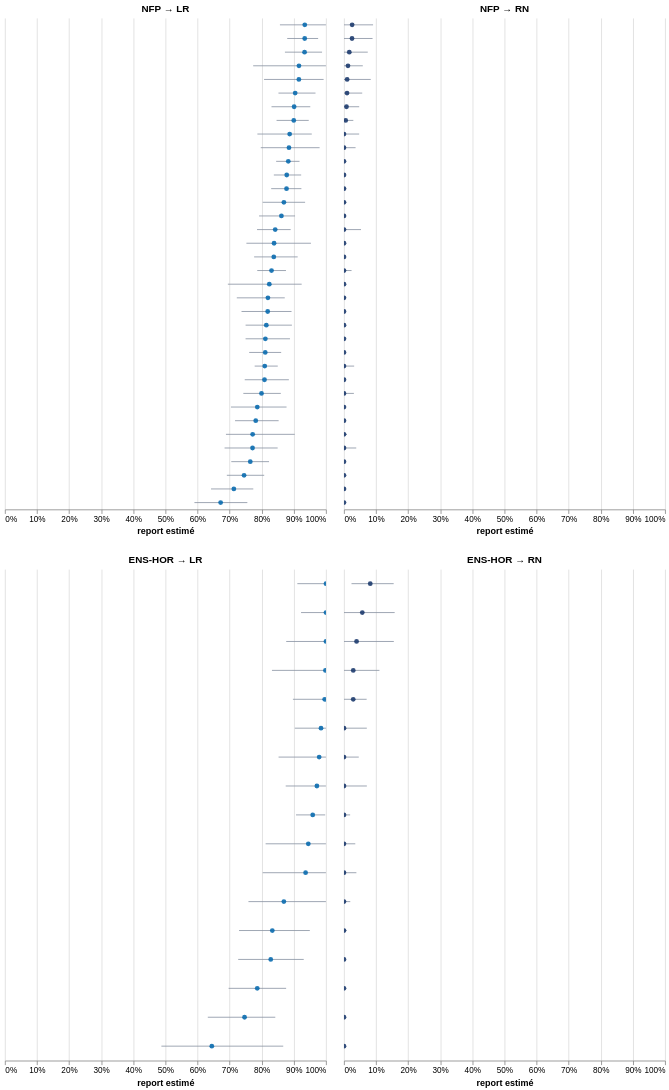

Notebook cell for this chart:
### Markdown cell above
### Duels LR / RN — reports des électeurs NFP et ENS-HOR

### Code cell
duels_lr_rn = paires(df.filter(pl.col("configuration") == "LR / RN"))
panneaux(duels_lr_rn, cand, ["NFP → LR", "NFP → RN", "ENS-HOR → LR", "ENS-HOR → RN"])

### Figure 1 — Vega-Lite specification as saved in the notebook (floating-point values rounded to 4 significant figures)
{"config": {"view": {"continuousWidth": 300, "continuousHeight": 300, "stroke": null}}, "vconcat": [{"hconcat": [{"layer": [{"mark": {"type": "rule", "color": "#8a93a3", "strokeWidth": 1}, "encoding": {"x": {"field": "stabilite_bas", "scale": {"domain": [0, 1]}, "title": "report estimé", "type": "quantitative"}, "x2": {"field": "stabilite_haut"}, "y": {"axis": null, "field": "rang", "scale": {"domain": [0, 1]}, "type": "quantitative"}}, "name": "view_0999d8602ec4b060_0"}, {"mark": {"type": "circle", "opacity": 0.9, "size": 34}, "encoding": {"color": {"field": "coul", "legend": null, "scale": null, "type": "nominal"}, "x": {"axis": {"format": "%"}, "field": "report", "type": "quantitative"}, "y": {"axis": null, "field": "rang", "scale": {"domain": [0, 1]}, "type": "quantitative"}}}, {"mark": {"type": "circle", "opacity": 0, "size": 260}, "encoding": {"tooltip": [{"field": "circonscription", "title": "Circ.", "type": "nominal"}, {"field": "candidat", "title": "Candidat·e", "type": "nominal"}, {"field": "report", "format": ".0%", "title": "Report", "type": "quantitative"}, {"field": "stabilite_bas", "format": ".0%", "title": "Plage basse", "type": "quantitative"}, {"field": "stabilite_haut", "format": ".0%", "title": "Plage haute", "type": "quantitative"}], "x": {"field": "report", "type": "quantitative"}, "y": {"axis": null, "field": "rang", "scale": {"domain": [0, 1]}, "type": "quantitative"}}}], "data": {"name": "data-32d940c174296717bddc308fb250a754"}, "height": 600, "title": {"text": "NFP → LR", "fontSize": 12}, "width": 392.0}, {"layer": [{"mark": {"type": "rule", "color": "#8a93a3", "strokeWidth": 1}, "encoding": {"x": {"field": "stabilite_bas", "scale": {"domain": [0, 1]}, "title": "report estimé", "type": "quantitative"}, "x2": {"field": "stabilite_haut"}, "y": {"axis": null, "field": "rang", "scale": {"domain": [0, 1]}, "type": "quantitative"}}, "name": "view_6bfa71de4cb7f9ad_0"}, {"mark": {"type": "circle", "opacity": 0.9, "size": 34}, "encoding": {"color": {"field": "coul", "legend": null, "scale": null, "type": "nominal"}, "x": {"axis": {"format": "%"}, "field": "report", "type": "quantitative"}, "y": {"axis": null, "field": "rang", "scale": {"domain": [0, 1]}, "type": "quantitative"}}}, {"mark": {"type": "circle", "opacity": 0, "size": 260}, "encoding": {"tooltip": [{"field": "circonscription", "title": "Circ.", "type": "nominal"}, {"field": "candidat", "title": "Candidat·e", "type": "nominal"}, {"field": "report", "format": ".0%", "title": "Report", "type": "quantitative"}, {"field": "stabilite_bas", "format": ".0%", "title": "Plage basse", "type": "quantitative"}, {"field": "stabilite_haut", "format": ".0%", "title": "Plage haute", "type": "quantitative"}], "x": {"field": "report", "type": "quantitative"}, "y": {"axis": null, "field": "rang", "scale": {"domain": [0, 1]}, "type": "quantitative"}}}], "data": {"name": "data-4c637d28c6f6255a2724afdb4b41a67f"}, "height": 600, "title": {"text": "NFP → RN", "fontSize": 12}, "width": 392.0}]}, {"hconcat": [{"layer": [{"mark": {"type": "rule", "color": "#8a93a3", "strokeWidth": 1}, "encoding": {"x": {"field": "stabilite_bas", "scale": {"domain": [0, 1]}, "title": "report estimé", "type": "quantitative"}, "x2": {"field": "stabilite_haut"}, "y": {"axis": null, "field": "rang", "scale": {"domain": [0, 1]}, "type": "quantitative"}}, "name": "view_b15ec8f5ba67fed7_0"}, {"mark": {"type": "circle", "opacity": 0.9, "size": 34}, "encoding": {"color": {"field": "coul", "legend": null, "scale": null, "type": "nominal"}, "x": {"axis": {"format": "%"}, "field": "report", "type": "quantitative"}, "y": {"axis": null, "field": "rang", "scale": {"domain": [0, 1]}, "type": "quantitative"}}}, {"mark": {"type": "circle", "opacity": 0, "size": 260}, "encoding": {"tooltip": [{"field": "circonscription", "title": "Circ.", "type": "nominal"}, {"field": "candidat", "title": "Candidat·e", "type": "nominal"}, {"field": "report", "format": ".0%", "title": "Report", "type": "quantitative"}, {"field": "stabilite_bas", "format": ".0%", "title": "Plage basse", "type": "quantitative"}, {"field": "stabilite_haut", "format": ".0%", "title": "Plage haute", "type": "quantitative"}], "x": {"field": "report", "type": "quantitative"}, "y": {"axis": null, "field": "rang", "scale": {"domain": [0, 1]}, "type": "quantitative"}}}], "data": {"name": "data-b0b527a778eb9181506a788773a03975"}, "height": 600, "title": {"text": "ENS-HOR → LR", "fontSize": 12}, "width": 392.0}, {"layer": [{"mark": {"type": "rule", "color": "#8a93a3", "strokeWidth": 1}, "encoding": {"x": {"field": "stabilite_bas", "scale": {"domain": [0, 1]}, "title": "report estimé", "type": "quantitative"}, "x2": {"field": "stabilite_haut"}, "y": {"axis": null, "field": "rang", "scale": {"domain": [0, 1]}, "type": "quantitative"}}, "name": "view_17f0c4f3c91c0296_0"}, {"mark": {"type": "circle", "opacity": 0.9, "size": 34}, "encoding": {"color": {"field": "coul", "legend": null, "scale": null, "type": "nominal"}, "x": {"axis": {"format": "%"}, "field": "report", "type": "quantitative"}, "y": {"axis": null, "field": "rang", "scale": {"domain": [0, 1]}, "type": "quantitative"}}}, {"mark": {"type": "circle", "opacity": 0, "size": 260}, "encoding": {"tooltip": [{"field": "circonscription", "title": "Circ.", "type": "nominal"}, {"field": "candidat", "title": "Candidat·e", "type": "nominal"}, {"field": "report", "format": ".0%", "title": "Report", "type": "quantitative"}, {"field": "stabilite_bas", "format": ".0%", "title": "Plage basse", "type": "quantitative"}, {"field": "stabilite_haut", "format": ".0%", "title": "Plage haute", "type": "quantitative"}], "x": {"field": "report", "type": "quantitative"}, "y": {"axis": null, "field": "rang", "scale": {"domain": [0, 1]}, "type": "quantitative"}}}], "data": {"name": "data-e9c63766ac2d7b064aa6abc6e72ec4ec"}, "height": 600, "title": {"text": "ENS-HOR → RN", "fontSize": 12}, "width": 392.0}]}], "params": [{"name": "zoom0", "select": {"type": "interval", "encodings": ["x", "y"]}, "bind": "scales", "views": ["view_0999d8602ec4b060_0"]}, {"name": "zoom1", "select": {"type": "interval", "encodings": ["x", "y"]}, "bind": "scales", "views": ["view_6bfa71de4cb7f9ad_0"]}, {"name": "zoom2", "select": {"type": "interval", "encodings": ["x", "y"]}, "bind": "scales", "views": ["view_b15ec8f5ba67fed7_0"]}, {"name": "zoom3", "select": {"type": "interval", "encodings": ["x", "y"]}, "bind": "scales", "views": ["view_17f0c4f3c91c0296_0"]}], "spacing": 24, "$schema": "https://vega.github.io/schema/vega-lite/v6.4.1.json", "datasets": {"data-32d940c174296717bddc308fb250a754": [{"circonscription": "01-01", "candidat": "BRETON Xavier", "report": 0.8997, "stabilite_bas": 0.8462, "stabilite_haut": 0.9463, "paire": "NFP → LR", "rang": 0.7917, "coul": "#0a6cb0"}, {"circonscription": "02-02", "candidat": "DIVE Julien", "report": 0.8384, "stabilite_bas": 0.7522, "stabilite_haut": 0.9532, "paire": "NFP → LR", "rang": 0.5417, "coul": "#0a6cb0"}, {"circonscription": "03-03", "candidat": "RAY Nicolas", "report": 0.7861, "stabilite_bas": 0.7041, "stabilite_haut": 0.8772, "paire": "NFP → LR", "rang": 0.2083, "coul": "#0a6cb0"}, {"circonscription": "06-07", "candidat": "PAUGET Eric", "report": 0.8613, "stabilite_bas": 0.7917, "stabilite_haut": 0.9038, "paire": "NFP → LR", "rang": 0.5972, "coul": "#0a6cb0"}, {"circonscription": "06-08", "candidat": "MARTIN Alexandra", "report": 0.8192, "stabilite_bas": 0.7223, "stabilite_haut": 0.8717, "paire": "NFP → LR", "rang": 0.4306, "coul": "#0a6cb0"}, {"circonscription": "06-09", "candidat": "TABAROT Michèle", "report": 0.9008, "stabilite_bas": 0.8304, "stabilite_haut": 0.9511, "paire": "NFP → LR", "rang": 0.8194, "coul": "#0a6cb0"}, {"circonscription": "10-02", "candidat": "BAZIN-MALGRAS Valérie", "report": 0.8185, "stabilite_bas": 0.737, "stabilite_haut": 0.8927, "paire": "NFP → LR", "rang": 0.4028, "coul": "#0a6cb0"}, {"circonscription": "19-02", "candidat": "MEUNIER Frédérique", "report": 0.8109, "stabilite_bas": 0.7609, "stabilite_haut": 0.8605, "paire": "NFP → LR", "rang": 0.3194, "coul": "#0a6cb0"}, {"circonscription": "21-04", "candidat": "BRIGAND Hubert", "report": 0.8826, "stabilite_bas": 0.8448, "stabilite_haut": 0.9176, "paire": "NFP → LR", "rang": 0.7083, "coul": "#0a6cb0"}, {"circonscription": "22-03", "candidat": "LE FUR Corentin", "report": 0.8113, "stabilite_bas": 0.7496, "stabilite_haut": 0.8879, "paire": "NFP → LR", "rang": 0.3472, "coul": "#0a6cb0"}, {"circonscription": "25-05", "candidat": "GENEVARD Annie", "report": 0.8848, "stabilite_bas": 0.7969, "stabilite_haut": 0.9802, "paire": "NFP → LR", "rang": 0.7361, "coul": "#0a6cb0"}, {"circonscription": "28-02", "candidat": "MARLEIX Olivier", "report": 0.9041, "stabilite_bas": 0.852, "stabilite_haut": 0.9674, "paire": "NFP → LR", "rang": 0.8472, "coul": "#0a6cb0"}, {"circonscription": "38-07", "candidat": "NEUDER Yannick", "report": 0.934, "stabilite_bas": 0.8566, "stabilite_haut": 1.0, "paire": "NFP → LR", "rang": 0.9861, "coul": "#0a6cb0"}, {"circonscription": "39-02", "candidat": "DALLOZ Marie-Christine", "report": 0.7642, "stabilite_bas": 0.7051, "stabilite_haut": 0.8226, "paire": "NFP → LR", "rang": 0.09722, "coul": "#0a6cb0"}, {"circonscription": "39-03", "candidat": "GRUET Justine", "report": 0.8093, "stabilite_bas": 0.778, "stabilite_haut": 0.8498, "paire": "NFP → LR", "rang": 0.2917, "coul": "#0a6cb0"}, {"circonscription": "42-04", "candidat": "BONNET Sylvie", "report": 0.8771, "stabilite_bas": 0.8294, "stabilite_haut": 0.9234, "paire": "NFP → LR", "rang": 0.6528, "coul": "#0a6cb0"}, {"circonscription": "42-06", "candidat": "TAITE Jean-Pierre", "report": 0.8375, "stabilite_bas": 0.7762, "stabilite_haut": 0.9118, "paire": "NFP → LR", "rang": 0.5139, "coul": "#0a6cb0"}, {"circonscription": "43-01", "candidat": "WAUQUIEZ Laurent", "report": 0.6719, "stabilite_bas": 0.5903, "stabilite_haut": 0.7551, "paire": "NFP → LR", "rang": 0.01389, "coul": "#0a6cb0"}, {"circonscription": "43-02", "candidat": "VIGIER Jean-Pierre", "report": 0.7813, "stabilite_bas": 0.7168, "stabilite_haut": 0.8526, "paire": "NFP → LR", "rang": 0.1806, "coul": "#0a6cb0"}, {"circonscription": "49-03", "candidat": "BLIN Anne-Laure", "report": 0.7449, "stabilite_bas": 0.6913, "stabilite_haut": 0.8076, "paire": "NFP → LR", "rang": 0.06944, "coul": "#0a6cb0"}, {"circonscription": "54-04", "candidat": "BAZIN Thibault", "report": 0.8778, "stabilite_bas": 0.8376, "stabilite_haut": 0.9227, "paire": "NFP → LR", "rang": 0.6806, "coul": "#0a6cb0"}, {"circonscription": "57-04", "candidat": "DI FILIPPO Fabien", "report": 0.8235, "stabilite_bas": 0.6944, "stabilite_haut": 0.9243, "paire": "NFP → LR", "rang": 0.4583, "coul": "#0a6cb0"}, {"circonscription": "57-05", "candidat": "SEITLINGER Vincent", "report": 0.9159, "stabilite_bas": 0.7733, "stabilite_haut": 1.0, "paire": "NFP → LR", "rang": 0.9028, "coul": "#0a6cb0"}, {"circonscription": "60-01", "candidat": "HABERT-DASSAULT Victor", "report": 0.8086, "stabilite_bas": 0.747, "stabilite_haut": 0.8845, "paire": "NFP → LR", "rang": 0.2639, "coul": "#0a6cb0"}, {"circonscription": "62-07", "candidat": "DUMONT Pierre-Henri", "report": 0.9338, "stabilite_bas": 0.8793, "stabilite_haut": 0.9756, "paire": "NFP → LR", "rang": 0.9583, "coul": "#0a6cb0"}, {"circonscription": "67-07", "candidat": "HETZEL Patrick", "report": 0.7716, "stabilite_bas": 0.6885, "stabilite_haut": 0.9027, "paire": "NFP → LR", "rang": 0.1528, "coul": "#0a6cb0"}, {"circonscription": "68-04", "candidat": "SCHELLENBERGER Raphaël", "report": 0.7993, "stabilite_bas": 0.7427, "stabilite_haut": 0.8593, "paire": "NFP → LR", "rang": 0.2361, "coul": "#0a6cb0"}, {"circonscription": "71-02", "candidat": "CORNELOUP Josiane", "report": 0.8304, "stabilite_bas": 0.786, "stabilite_haut": 0.8755, "paire": "NFP → LR", "rang": 0.4861, "coul": "#0a6cb0"}, {"circonscription": "73-02", "candidat": "ROLLAND Vincent", "report": 0.869, "stabilite_bas": 0.8029, "stabilite_haut": 0.935, "paire": "NFP → LR", "rang": 0.625, "coul": "#0a6cb0"}, {"circonscription": "73-03", "candidat": "BONNIVARD Emilie", "report": 0.8419, "stabilite_bas": 0.7853, "stabilite_haut": 0.8901, "paire": "NFP → LR", "rang": 0.5694, "coul": "#0a6cb0"}, {"circonscription": "74-04", "candidat": "DUBY-MULLER Virginie", "report": 0.8869, "stabilite_bas": 0.7864, "stabilite_haut": 0.9558, "paire": "NFP → LR", "rang": 0.7639, "coul": "#0a6cb0"}, {"circonscription": "77-03", "candidat": "THIERIOT Jean-Louis", "report": 0.9333, "stabilite_bas": 0.8722, "stabilite_haut": 0.9879, "paire": "NFP → LR", "rang": 0.9306, "coul": "#0a6cb0"}, {"circonscription": "77-04", "candidat": "PERIGAULT Isabelle", "report": 0.8142, "stabilite_bas": 0.7496, "stabilite_haut": 0.8939, "paire": "NFP → LR", "rang": 0.375, "coul": "#0a6cb0"}, {"circonscription": "80-03", "candidat": "MAQUET Emmanuel", "report": 0.7131, "stabilite_bas": 0.642, "stabilite_haut": 0.7737, "paire": "NFP → LR", "rang": 0.04167, "coul": "#0a6cb0"}, {"circonscription": "88-04", "candidat": "GAULTIER Jean-Jacques", "report": 0.7713, "stabilite_bas": 0.6842, "stabilite_haut": 0.8496, "paire": "NFP → LR", "rang": 0.125, "coul": "#0a6cb0"}, {"circonscription": "90-01", "candidat": "BOUCARD Ian", "report": 0.9156, "stabilite_bas": 0.8072, "stabilite_haut": 0.9926, "paire": "NFP → LR", "rang": 0.875, "coul": "#0a6cb0"}], "data-4c637d28c6f6255a2724afdb4b41a67f": [{"circonscription": "01-01", "candidat": "MAÎTRE Christophe", "report": 1.027e-10, "stabilite_bas": 3.091e-12, "stabilite_haut": 2.669e-10, "paire": "NFP → RN", "rang": 0.375, "coul": "#1d3b6e"}, {"circonscription": "02-02", "candidat": "TORRE Philippe", "report": 1.459e-10, "stabilite_bas": 1.659e-11, "stabilite_haut": 0.000239, "paire": "NFP → RN", "rang": 0.4583, "coul": "#1d3b6e"}, {"circonscription": "03-03", "candidat": "QUENEY Rémy", "report": 5.133e-11, "stabilite_bas": 1.491e-11, "stabilite_haut": 0.03085, "paire": "NFP → RN", "rang": 0.2361, "coul": "#1d3b6e"}, {"circonscription": "06-07", "candidat": "FERRAND Thierry", "report": 1.631e-10, "stabilite_bas": 4.847e-12, "stabilite_haut": 0.02357, "paire": "NFP → RN", "rang": 0.4861, "coul": "#1d3b6e"}, {"circonscription": "06-08", "candidat": "LANDERER Dorette", "report": 1.387e-11, "stabilite_bas": 7.387e-12, "stabilite_haut": 3.452e-08, "paire": "NFP → RN", "rang": 0.01389, "coul": "#1d3b6e"}, {"circonscription": "06-09", "candidat": "GALBERT Franck", "report": 0.01657, "stabilite_bas": 1.74e-11, "stabilite_haut": 0.07408, "paire": "NFP → RN", "rang": 0.9306, "coul": "#1d3b6e"}, {"circonscription": "10-02", "candidat": "FERRAND Albéric", "report": 8.929e-11, "stabilite_bas": 6.32e-12, "stabilite_haut": 6.465e-10, "paire": "NFP → RN", "rang": 0.3472, "coul": "#1d3b6e"}, {"circonscription": "19-02", "candidat": "ELOPHE Valéry", "report": 0.01244, "stabilite_bas": 6.575e-11, "stabilite_haut": 0.05857, "paire": "NFP → RN", "rang": 0.9028, "coul": "#1d3b6e"}, {"circonscription": "21-04", "candidat": "DUMONT Sophie", "report": 1.178e-09, "stabilite_bas": 1.294e-11, "stabilite_haut": 2.088e-08, "paire": "NFP → RN", "rang": 0.7083, "coul": "#1d3b6e"}, {"circonscription": "22-03", "candidat": "DE MELLON Odile", "report": 0.007819, "stabilite_bas": 2.623e-11, "stabilite_haut": 0.04738, "paire": "NFP → RN", "rang": 0.8194, "coul": "#1d3b6e"}, {"circonscription": "25-05", "candidat": "JEANDENAND Floriane", "report": 3.82e-11, "stabilite_bas": 1.178e-11, "stabilite_haut": 1.188e-09, "paire": "NFP → RN", "rang": 0.1806, "coul": "#1d3b6e"}, {"circonscription": "28-02", "candidat": "DUBOIS Olivier", "report": 3.213e-10, "stabilite_bas": 4.581e-12, "stabilite_haut": 1.005e-09, "paire": "NFP → RN", "rang": 0.5417, "coul": "#1d3b6e"}, {"circonscription": "38-07", "candidat": "AUGUSTE Benoît", "report": 2.209e-11, "stabilite_bas": 1.062e-11, "stabilite_haut": 4.011e-09, "paire": "NFP → RN", "rang": 0.06944, "coul": "#1d3b6e"}, {"circonscription": "39-02", "candidat": "MOSCA Thierry", "report": 9.677e-10, "stabilite_bas": 1.153e-11, "stabilite_haut": 0.007345, "paire": "NFP → RN", "rang": 0.6528, "coul": "#1d3b6e"}, {"circonscription": "39-03", "candidat": "VUILLEMIN-PLANCON Aurore", "report": 1.451e-10, "stabilite_bas": 1.186e-11, "stabilite_haut": 0.00493, "paire": "NFP → RN", "rang": 0.4306, "coul": "#1d3b6e"}, {"circonscription": "42-04", "candidat": "RAMBAUD Gerbert", "report": 0.005304, "stabilite_bas": 2.24e-11, "stabilite_haut": 0.02913, "paire": "NFP → RN", "rang": 0.7917, "coul": "#1d3b6e"}, {"circonscription": "42-06", "candidat": "GRANGER Grégoire", "report": 3.762e-11, "stabilite_bas": 1.161e-11, "stabilite_haut": 0.009415, "paire": "NFP → RN", "rang": 0.1528, "coul": "#1d3b6e"}, {"circonscription": "43-01", "candidat": "HEUZEY Alexandre", "report": 1.19e-10, "stabilite_bas": 8.832e-12, "stabilite_haut": 0.0006343, "paire": "NFP → RN", "rang": 0.4028, "coul": "#1d3b6e"}, {"circonscription": "43-02", "candidat": "FOURETS Suzanne Maryse Denise", "report": 8.762e-10, "stabilite_bas": 1.846e-11, "stabilite_haut": 0.00685, "paire": "NFP → RN", "rang": 0.625, "coul": "#1d3b6e"}, {"circonscription": "49-03", "candidat": "BOURGEAULT Edouard", "report": 2.28e-09, "stabilite_bas": 1.411e-11, "stabilite_haut": 0.03611, "paire": "NFP → RN", "rang": 0.7361, "coul": "#1d3b6e"}, {"circonscription": "54-04", "candidat": "BILDE Dominique", "report": 1.16e-09, "stabilite_bas": 1.219e-11, "stabilite_haut": 2.119e-09, "paire": "NFP → RN", "rang": 0.6806, "coul": "#1d3b6e"}, {"circonscription": "57-04", "candidat": "SIMON Océane", "report": 7.309e-10, "stabilite_bas": 1.738e-11, "stabilite_haut": 0.00636, "paire": "NFP → RN", "rang": 0.5972, "coul": "#1d3b6e"}, {"circonscription": "57-05", "candidat": "JENFT Pascal", "report": 2.533e-11, "stabilite_bas": 8.049e-12, "stabilite_haut": 8.31e-09, "paire": "NFP → RN", "rang": 0.09722, "coul": "#1d3b6e"}, {"circonscription": "60-01", "candidat": "MARAIS-BEUIL Claire", "report": 5.349e-11, "stabilite_bas": 4.211e-12, "stabilite_haut": 4.484e-10, "paire": "NFP → RN", "rang": 0.2639, "coul": "#1d3b6e"}, {"circonscription": "62-07", "candidat": "DE FLEURIAN Marc", "report": 0.02506, "stabilite_bas": 5.402e-11, "stabilite_haut": 0.08902, "paire": "NFP → RN", "rang": 0.9583, "coul": "#1d3b6e"}, {"circonscription": "67-07", "candidat": "KIEFFER Denis", "report": 4.419e-10, "stabilite_bas": 1.562e-11, "stabilite_haut": 0.05302, "paire": "NFP → RN", "rang": 0.5694, "coul": "#1d3b6e"}, {"circonscription": "68-04", "candidat": "WILHELM Marion", "report": 2.59e-11, "stabilite_bas": 9.955e-12, "stabilite_haut": 0.03819, "paire": "NFP → RN", "rang": 0.125, "coul": "#1d3b6e"}, {"circonscription": "71-02", "candidat": "DAMIEN Olivier", "report": 1.135e-07, "stabilite_bas": 2.539e-11, "stabilite_haut": 0.04732, "paire": "NFP → RN", "rang": 0.7639, "coul": "#1d3b6e"}, {"circonscription": "73-02", "candidat": "RACT-BRANCAZ Pauline", "report": 0.009541, "stabilite_bas": 1.833e-11, "stabilite_haut": 0.05682, "paire": "NFP → RN", "rang": 0.8472, "coul": "#1d3b6e"}, {"circonscription": "73-03", "candidat": "DAUCHY Marie", "report": 6.726e-11, "stabilite_bas": 1.252e-11, "stabilite_haut": 0.03165, "paire": "NFP → RN", "rang": 0.2917, "coul": "#1d3b6e"}, {"circonscription": "74-04", "candidat": "LUHO Magalie", "report": 2.328e-10, "stabilite_bas": 8.691e-12, "stabilite_haut": 1.602e-09, "paire": "NFP → RN", "rang": 0.5139, "coul": "#1d3b6e"}, {"circonscription": "77-03", "candidat": "BRUN Davy", "report": 1.428e-11, "stabilite_bas": 5.117e-12, "stabilite_haut": 0.004566, "paire": "NFP → RN", "rang": 0.04167, "coul": "#1d3b6e"}, {"circonscription": "77-04", "candidat": "LIMONGI Julien", "report": 7.361e-11, "stabilite_bas": 6.876e-12, "stabilite_haut": 8.177e-10, "paire": "NFP → RN", "rang": 0.3194, "coul": "#1d3b6e"}, {"circonscription": "80-03", "candidat": "RENAULT Matthias", "report": 0.009842, "stabilite_bas": 4.941e-11, "stabilite_haut": 0.08338, "paire": "NFP → RN", "rang": 0.875, "coul": "#1d3b6e"}, {"circonscription": "88-04", "candidat": "HUMBERT Sébastien", "report": 0.0254, "stabilite_bas": 6.993e-11, "stabilite_haut": 0.09058, "paire": "NFP → RN", "rang": 0.9861, "coul": "#1d3b6e"}, {"circonscription": "90-01", "candidat": "MANCK Carine", "report": 4.415e-11, "stabilite_bas": 2.234e-12, "stabilite_haut": 2.232e-10, "paire": "NFP → RN", "rang": 0.2083, "coul": "#1d3b6e"}], "data-b0b527a778eb9181506a788773a03975": [{"circonscription": "01-01", "candidat": "BRETON Xavier", "report": 0.9717, "stabilite_bas": 0.8746, "stabilite_haut": 1.0, "paire": "ENS-HOR → LR", "rang": 0.5588, "coul": "#0a6cb0"}, {"circonscription": "06-07", "candidat": "PAUGET Eric", "report": 0.9587, "stabilite_bas": 0.9068, "stabilite_haut": 0.9975, "paire": "ENS-HOR → LR", "rang": 0.5, "coul": "#0a6cb0"}, {"circonscription": "06-08", "candidat": "MARTIN Alexandra", "report": 0.828, "stabilite_bas": 0.7266, "stabilite_haut": 0.9307, "paire": "ENS-HOR → LR", "rang": 0.2059, "coul": "#0a6cb0"}, {"circonscription": "10-02", "candidat": "BAZIN-MALGRAS Valérie", "report": 0.996, "stabilite_bas": 0.897, "stabilite_haut": 1.0, "paire": "ENS-HOR → LR", "rang": 0.7353, "coul": "#0a6cb0"}, {"circonscription": "22-03", "candidat": "LE FUR Corentin", "report": 0.9846, "stabilite_bas": 0.903, "stabilite_haut": 1.0, "paire": "ENS-HOR → LR", "rang": 0.6765, "coul": "#0a6cb0"}, {"circonscription": "25-05", "candidat": "GENEVARD Annie", "report": 0.8329, "stabilite_bas": 0.7293, "stabilite_haut": 0.9497, "paire": "ENS-HOR → LR", "rang": 0.2647, "coul": "#0a6cb0"}, {"circonscription": "28-02", "candidat": "MARLEIX Olivier", "report": 0.9983, "stabilite_bas": 0.8318, "stabilite_haut": 1.0, "paire": "ENS-HOR → LR", "rang": 0.7941, "coul": "#0a6cb0"}, {"circonscription": "38-07", "candidat": "NEUDER Yannick", "report": 0.786, "stabilite_bas": 0.6968, "stabilite_haut": 0.8759, "paire": "ENS-HOR → LR", "rang": 0.1471, "coul": "#0a6cb0"}, {"circonscription": "43-01", "candidat": "WAUQUIEZ Laurent", "report": 0.6444, "stabilite_bas": 0.4874, "stabilite_haut": 0.8669, "paire": "ENS-HOR → LR", "rang": 0.02941, "coul": "#0a6cb0"}, {"circonscription": "43-02", "candidat": "VIGIER Jean-Pierre", "report": 0.9366, "stabilite_bas": 0.8029, "stabilite_haut": 1.0, "paire": "ENS-HOR → LR", "rang": 0.3824, "coul": "#0a6cb0"}, {"circonscription": "49-03", "candidat": "BLIN Anne-Laure", "report": 1.0, "stabilite_bas": 0.9109, "stabilite_haut": 1.0, "paire": "ENS-HOR → LR", "rang": 0.9706, "coul": "#0a6cb0"}, {"circonscription": "57-04", "candidat": "DI FILIPPO Fabien", "report": 0.7464, "stabilite_bas": 0.632, "stabilite_haut": 0.8422, "paire": "ENS-HOR → LR", "rang": 0.08824, "coul": "#0a6cb0"}, {"circonscription": "60-01", "candidat": "HABERT-DASSAULT Victor", "report": 0.9788, "stabilite_bas": 0.8524, "stabilite_haut": 1.0, "paire": "ENS-HOR → LR", "rang": 0.6176, "coul": "#0a6cb0"}, {"circonscription": "67-07", "candidat": "HETZEL Patrick", "report": 0.945, "stabilite_bas": 0.812, "stabilite_haut": 1.0, "paire": "ENS-HOR → LR", "rang": 0.4412, "coul": "#0a6cb0"}, {"circonscription": "71-02", "candidat": "CORNELOUP Josiane", "report": 1.0, "stabilite_bas": 0.9224, "stabilite_haut": 1.0, "paire": "ENS-HOR → LR", "rang": 0.9118, "coul": "#0a6cb0"}, {"circonscription": "80-03", "candidat": "MAQUET Emmanuel", "report": 1.0, "stabilite_bas": 0.8762, "stabilite_haut": 1.0, "paire": "ENS-HOR → LR", "rang": 0.8529, "coul": "#0a6cb0"}, {"circonscription": "90-01", "candidat": "BOUCARD Ian", "report": 0.8689, "stabilite_bas": 0.7586, "stabilite_haut": 1.0, "paire": "ENS-HOR → LR", "rang": 0.3235, "coul": "#0a6cb0"}], "data-e9c63766ac2d7b064aa6abc6e72ec4ec": [{"circonscription": "01-01", "candidat": "MAÎTRE Christophe", "report": 4.577e-10, "stabilite_bas": 1.302e-11, "stabilite_haut": 0.01915, "paire": "ENS-HOR → RN", "rang": 0.5, "coul": "#1d3b6e"}, {"circonscription": "06-07", "candidat": "FERRAND Thierry", "report": 0.02881, "stabilite_bas": 5.957e-11, "stabilite_haut": 0.07059, "paire": "ENS-HOR → RN", "rang": 0.7353, "coul": "#1d3b6e"}, {"circonscription": "06-08", "candidat": "LANDERER Dorette", "report": 0.05703, "stabilite_bas": 4.574e-10, "stabilite_haut": 0.1579, "paire": "ENS-HOR → RN", "rang": 0.9118, "coul": "#1d3b6e"}, {"circonscription": "10-02", "candidat": "FERRAND Albéric", "report": 1.905e-10, "stabilite_bas": 1.269e-11, "stabilite_haut": 1.43e-09, "paire": "ENS-HOR → RN", "rang": 0.2059, "coul": "#1d3b6e"}, {"circonscription": "22-03", "candidat": "DE MELLON Odile", "report": 2.769e-10, "stabilite_bas": 1.293e-11, "stabilite_haut": 0.01954, "paire": "ENS-HOR → RN", "rang": 0.3235, "coul": "#1d3b6e"}, {"circonscription": "25-05", "candidat": "JEANDENAND Floriane", "report": 9.22e-11, "stabilite_bas": 2.044e-11, "stabilite_haut": 0.001892, "paire": "ENS-HOR → RN", "rang": 0.1471, "coul": "#1d3b6e"}, {"circonscription": "28-02", "candidat": "DUBOIS Olivier", "report": 4.198e-09, "stabilite_bas": 3.742e-11, "stabilite_haut": 0.07112, "paire": "ENS-HOR → RN", "rang": 0.6765, "coul": "#1d3b6e"}, {"circonscription": "38-07", "candidat": "AUGUSTE Benoît", "report": 0.08185, "stabilite_bas": 0.02345, "stabilite_haut": 0.1548, "paire": "ENS-HOR → RN", "rang": 0.9706, "coul": "#1d3b6e"}, {"circonscription": "43-01", "candidat": "HEUZEY Alexandre", "report": 2.993e-10, "stabilite_bas": 2.037e-11, "stabilite_haut": 0.03863, "paire": "ENS-HOR → RN", "rang": 0.3824, "coul": "#1d3b6e"}, {"circonscription": "43-02", "candidat": "FOURETS Suzanne Maryse Denise", "report": 0.02891, "stabilite_bas": 1.233e-10, "stabilite_haut": 0.1104, "paire": "ENS-HOR → RN", "rang": 0.7941, "coul": "#1d3b6e"}, {"circonscription": "49-03", "candidat": "BOURGEAULT Edouard", "report": 2.57e-10, "stabilite_bas": 9.423e-12, "stabilite_haut": 0.008085, "paire": "ENS-HOR → RN", "rang": 0.2647, "coul": "#1d3b6e"}, {"circonscription": "57-04", "candidat": "SIMON Océane", "report": 0.03917, "stabilite_bas": 1.391e-10, "stabilite_haut": 0.1553, "paire": "ENS-HOR → RN", "rang": 0.8529, "coul": "#1d3b6e"}, {"circonscription": "60-01", "candidat": "MARAIS-BEUIL Claire", "report": 8.776e-11, "stabilite_bas": 9.478e-12, "stabilite_haut": 1.906e-09, "paire": "ENS-HOR → RN", "rang": 0.08824, "coul": "#1d3b6e"}, {"circonscription": "67-07", "candidat": "KIEFFER Denis", "report": 3.271e-10, "stabilite_bas": 2.203e-11, "stabilite_haut": 0.0352, "paire": "ENS-HOR → RN", "rang": 0.4412, "coul": "#1d3b6e"}, {"circonscription": "71-02", "candidat": "DAMIEN Olivier", "report": 1.237e-09, "stabilite_bas": 2.711e-11, "stabilite_haut": 0.0461, "paire": "ENS-HOR → RN", "rang": 0.6176, "coul": "#1d3b6e"}, {"circonscription": "80-03", "candidat": "RENAULT Matthias", "report": 1.101e-09, "stabilite_bas": 2.684e-11, "stabilite_haut": 0.07128, "paire": "ENS-HOR → RN", "rang": 0.5588, "coul": "#1d3b6e"}, {"circonscription": "90-01", "candidat": "MANCK Carine", "report": 8.205e-11, "stabilite_bas": 4.938e-12, "stabilite_haut": 5.526e-10, "paire": "ENS-HOR → RN", "rang": 0.02941, "coul": "#1d3b6e"}]}}
